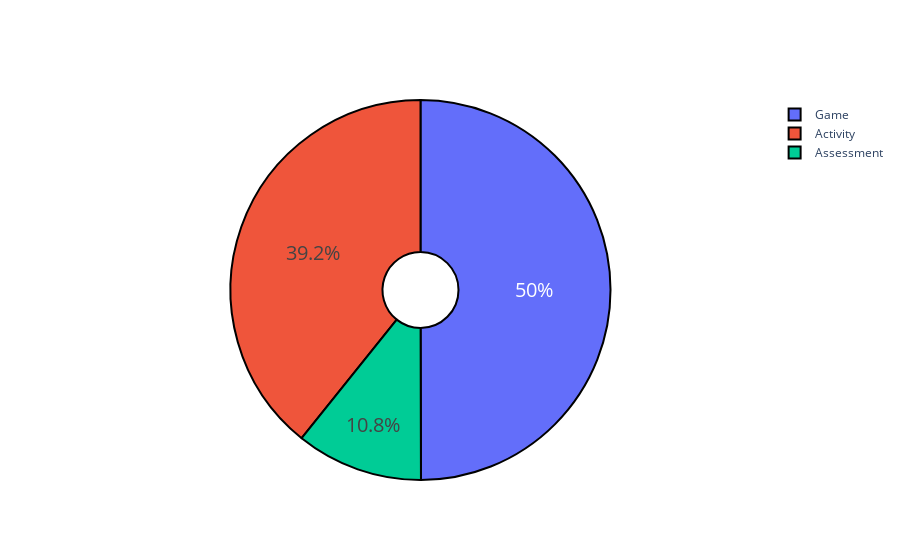

This figure's notebook cell:
### Code cell
Types=pd.DataFrame()
Types['Type']=game_time_group.groupby('type').game_mins.sum().index
Types['Count']=game_time_group.groupby('type').game_mins.sum().values

py.init_notebook_mode(connected=True)
fig = go.Figure(data=[go.Pie(labels=Types['Type'], values=Types['Count'], hole=0.2)])

fig.update_traces(hoverinfo='label+value', textinfo='percent', textfont_size=20,
                  marker=dict(colors=my_pal, line=dict(color='#000000', width=2)))
fig.show()

### Figure 1 — Plotly figure (JSON) as saved in the notebook; plotly's stock layout.template omitted (floating-point values rounded to 4 significant figures)
{"data": [{"hole": 0.2, "hoverinfo": "label+value", "labels": ["Activity", "Assessment", "Game"], "marker": {"colors": [[1, 0.7529, 0.7961], [1, 0.8431, 0], [0, 0.8078, 0.8196], [1, 0, 0], [0, 0, 0]], "line": {"color": "#000000", "width": 2}}, "textfont": {"size": 20}, "textinfo": "percent", "type": "pie", "values": [76370.0, 21010.0, 97230.0]}], "layout": {}}
